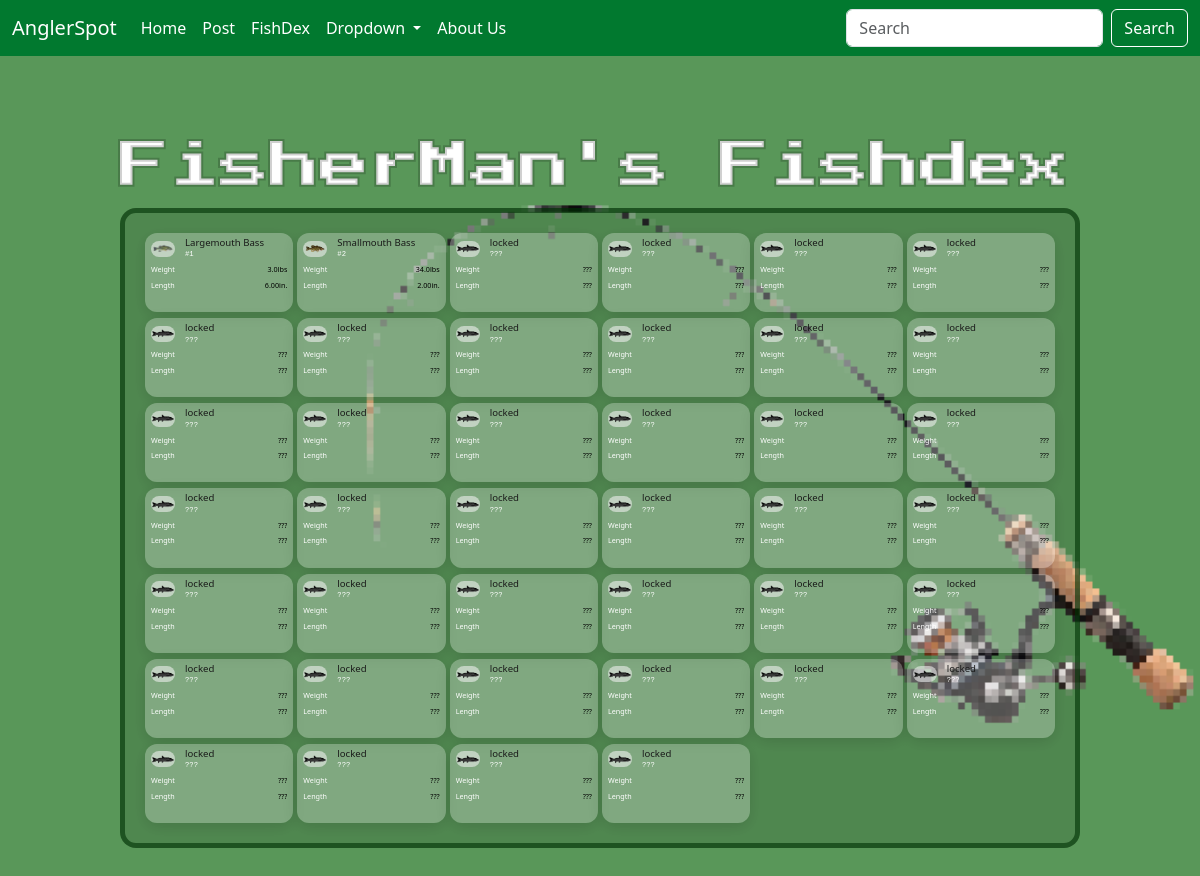
/fishdex/1/, run on an earlier commit of the app's database.
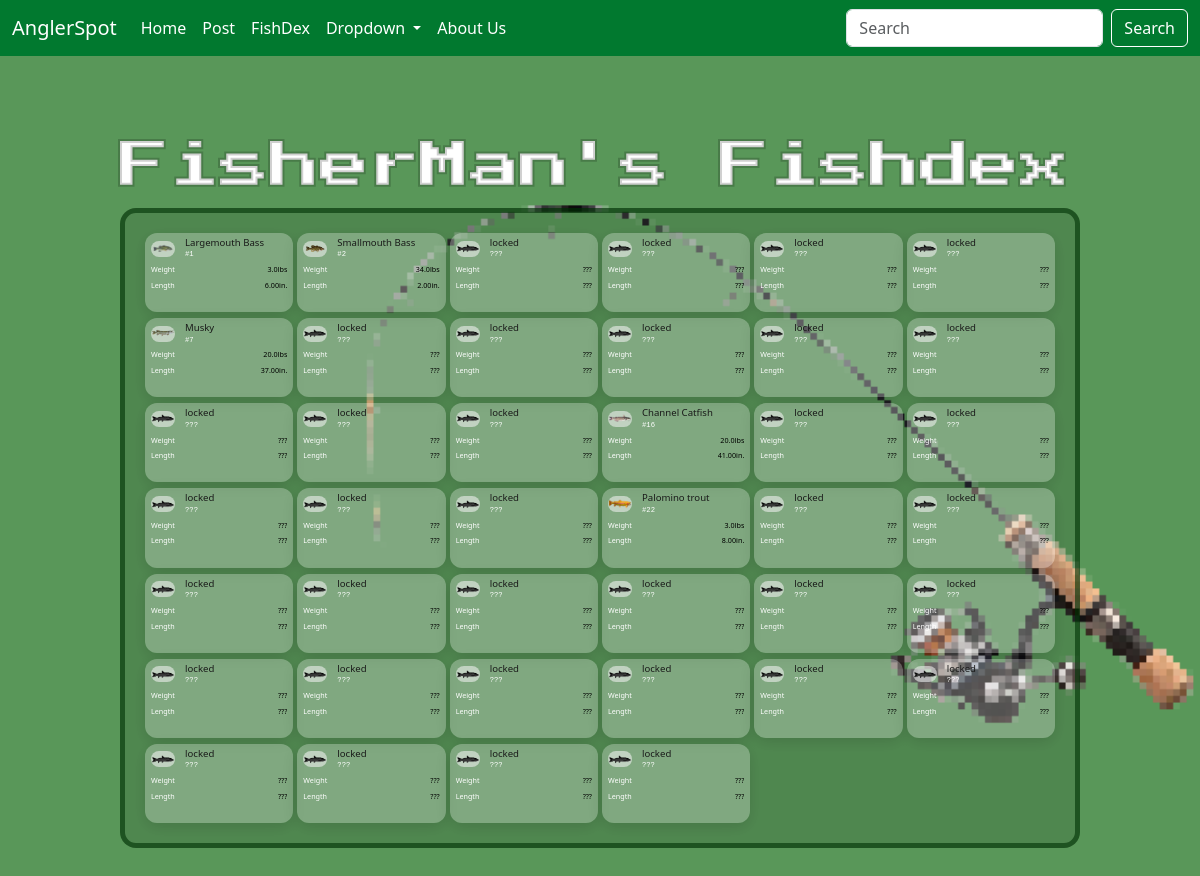
And on a later commit of the database.
### angler/models/user.py (models this page shows, shortened)
class User(AbstractUser):
    is_private = models.BooleanField(default=False)
    points = models.PositiveIntegerField(default=0) #previous idea have a cap on points validators=[MaxValueValidator(5000)]
    @property
    def get_profile_name(self):
        return Profile.objects.get(user=self).profile_name

class Profile(models.Model):
    user = models.OneToOneField(User, on_delete=models.CASCADE)
    profile_image = models.ImageField(default='default_profile_img.jpg', upload_to='profile_img/', null=False, blank=True)
    profile_name = models.CharField(max_length=16, blank=True)
    bio = models.TextField(max_length=500, blank=True)

### angler/models/fish.py (models this page shows, shortened)
class FishEntry(models.Model):
    fish = models.ForeignKey(Fish, on_delete=models.CASCADE)
    fish_dex = models.ForeignKey(FishDex, on_delete=models.CASCADE)
    entry_weight = models.DecimalField(max_digits=5, decimal_places=1)
    entry_length = models.DecimalField(max_digits=5, decimal_places=2)
    fish_dex_image = models.ImageField(upload_to='fishdex_img/', blank=True)
    tackle = models.ForeignKey(RodAndReel, null=True, blank=True, on_delete=models.SET_NULL)
    lure = models.ForeignKey(Lure, null=True, blank=True, on_delete=models.SET_NULL)
    caught_at = models.DateTimeField(auto_now=True)
    class Meta:
        unique_together = ('fish', 'fish_dex')

class Fish(models.Model):
    name = models.CharField(max_length=100, unique=True)
    fish_group = models.CharField(max_length=100, blank=True) #i.e bass is the group and the fish name would be large mouth bass
    weight = models.DecimalField(max_digits=5, decimal_places=1) # i.e 1230.9
    length = models.DecimalField(max_digits=5, decimal_places=2) # standard unnit will be inches (form will accept feet and or inches then convert to inches) i.e 234.43
    shiny = models.BooleanField(default=False)
    fish_avatar = models.ImageField(upload_to=content_file_name) #will be stock image for type of fish

### angler/views/fish_dex.py (the view)
# urls.py: path('fishdex/<int:user_id>/', FishDexView.as_view(), name='fishdex'),
class FishDexView(View):
    def get (self, request, user_id):
        user = get_object_or_404(User, id=user_id)
        fish_entries = FishEntry.objects.filter(fish_dex=FishDex.objects.get(user_id=user_id))
        locked_fish = Fish.objects.exclude(id__in=fish_entries.values_list('fish_id'))
        all_fish = Fish.objects.all()
        print('total fish: ',all_fish.count())
        context = { 'user':user,
                    'fish_entries':fish_entries,
                    'locked_fish':locked_fish,
                    'all_fish':all_fish}
        return render(request, 'angler/fishdex/fish_dex.html', context)

### angler/templates/angler/fishdex/fish_dex.html (shortened to what this page needs)
{% extends 'angler/base.html'%}
{% block content %}
<body class="app-page">
    <div class="title-row">
        <h2 class="section-title">{{user.get_profile_name}}'s Fishdex</h2>
    </div>
    <div class="practice-box2">
        <div class="obj-grid">
            {% for fish in all_fish %}
                {% for entry in fish_entries %}
                    {% if entry.fish.name == fish.name %}
                        <a href="{% url 'fishdex_detail' fishdex_id=entry.fish_dex.id fish_entry_id=entry.id %}" class="obj-card">
                            <div class="card-header">
                            <img class="obj-img" src="{{ entry.fish.fish_avatar.url }}" alt="{{ obj.name }}" />
                            <div class="card-header-text">
                                <span class="obj-name">{{ entry.fish.name }}</span>
                                <span class="obj-id">#{{ fish.id }}</span>
                            </div>
                            </div>
                            <div class="card-fields">
                            <div class="field-row">
                                <span class="field-label">Weight</span>
                                <span class="field-value">{{ entry.entry_weight }}lbs</span>
                            </div>
                            <div class="field-row">
                                <span class="field-label">Length</span>
                                <span class="field-value">{{ entry.entry_length }}in.</span>
                            </div>
                            </div>
                        </a>
                    {% endif %}
                {% endfor %}
                    {% if fish in locked_fish %}
                        <a aria-disabled="true" class="obj-card">
                            <div class="card-header">
                            <img class="obj-img" src="{{MEDIA_URL}}fish/locked-fish.png" alt="{{ obj.name }}" />
                            <div class="card-header-text">
                                <span class="obj-name">locked</span>
                                <span class="obj-id">???</span>
                            </div>
                            </div>
                            <div class="card-fields">
                            <div class="field-row">
                                <span class="field-label">Weight</span>
                                <span class="field-value">???</span>
                            </div>
                            <div class="field-row">
                                <span class="field-label">Length</span>
                                <span class="field-value">???</span>
                            </div>
                            </div>
                        </a>
                    {% endif %}
        {% endfor %}
        </div>
    </div>
</body>
{% endblock %}

### angler/templates/angler/base.html (shortened to what this page needs)
{% load static %}
<!doctype html>
<html lang="en">
  <head>
    <link href="https://cdn.jsdelivr.net/npm/bootstrap@5.3.8/dist/css/bootstrap.min.css" rel="stylesheet">
    <link rel="stylesheet" href="{% static 'css/registration.css' %}">
    <link rel="stylesheet" href="{% static 'css/style.css' %}">
  </head>
  <body>
    <nav class="navbar navbar-expand-lg bg-body-tertiary">
    <div class="container-fluid">
        <a class="navbar-brand" href="#">AnglerSpot</a>
        <div class="collapse navbar-collapse" id="navbarSupportedContent">
        <ul class="navbar-nav me-auto mb-2 mb-lg-0">
            {% if user.is_authenticated %}
                <li class="nav-item">
                <a class="nav-link active" aria-current="page" href="{% url 'home_feed'%}">Home</a>
                </li>
                <li class="nav-item">
                <a class="nav-link active" href="{% url 'post_create'  %}">Post</a>
                </li>
                <li class="nav-item">
                <a class="nav-link" href="{% url 'fishdex' user_id=request.user.id %}">FishDex</a>
                </li>
                <li class="nav-item dropdown">
                <a class="nav-link dropdown-toggle" href="#" role="button" data-bs-toggle="dropdown" aria-expanded="false">
                    Dropdown
                </a>
                </li>
                <li class="nav-item">
                <a class="nav-link active" aria-current="page" href="{% url 'about'%}">About Us</a>
                </li>
            {% endif %}
        </ul>
        <form class="d-flex" role="search" method="POST" action="{% url 'search' %}">
            <input class="form-control me-2" type="search" placeholder="Search" aria-label="Search" name="searched"/>
            <button class="btn btn-outline-success" type="submit">Search</button>
        </form>
        </div>
    </div>
    </nav>
  </body>
  {% block content %}
  {% endblock %}
</html>

### angler/static/css/style.css (style rules this page uses)
a { text-decoration: none; color: green; }
img { background: transparent; }
button { background: none; border: 2.25px solid #0000004d; border-radius: 20px; padding: 5px 10px; cursor: pointer; }
body.app-page { background-image: url("../icons/rod.png"); background-repeat: no-repeat; background-size: 70%; background-position: right center; background-attachment: fixed; }
.practice-box2 { position: relative; width: 80vw; height: 80vh; border: 5px solid #0133059d; margin: 0 auto 10vh; box-sizing: border-box; padding: 20px; border-radius: 16px; overflow: hidden; background-color: #0000001a; }
.obj-grid { display: grid; grid-template-columns: repeat(6, 1fr); grid-auto-rows: 1fr; gap: .5vw .5vh; height: 100%; width: 100%; align-content: stretch; box-sizing: border-box; }
.obj-card { min-height: 0; box-sizing: border-box; box-shadow: 0px 4px 15px rgba(0, 0, 0, 0.13); background: rgba(255, 255, 255, 0.274); border: 1.5px solid var(--color-border-tertiary); border-radius: 12px; padding: 0.5vh 0.5vw; display: flex; flex-direction: column; gap: 0.5vh; cursor: pointer; text-decoration: none; color: inherit; overflow: hidden; transition: border-color 0.15s, background 0.15s, transform 0.1s; }
.card-header { display: flex; align-items: center; gap: 10px; }
.card-header-text { min-width: 0; display: flex; flex-direction: column; }
.obj-img { width: 2vw; height: 2vh; border-radius: 8px; object-fit: contain; flex-shrink: 0; background: #f1f1f194; }
.obj-name { font-size: 0.8vw; font-weight: 500; white-space: nowrap; overflow: hidden; text-overflow: ellipsis; line-height: 1.3; color: #1a1a1a; }
.obj-id { font-size: 0.6vw; color: #ffffff; font-family: monospace; }
.card-fields { display: flex; flex-direction: column; gap: 5px; }
.field-row { display: flex; justify-content: space-between; align-items: center; gap: 6px; }
.field-label { font-size: 0.6vw; color: #ffffff; white-space: nowrap; }
.field-value { font-size: 0.6vw; color: #000000; text-align: right; white-space: nowrap; overflow: hidden; text-overflow: ellipsis; max-width: 90px; }
.title-row { width: 80vw; margin: 10vh auto 12px; display: flex; align-items: center; justify-content: space-between; }
.section-title { width: 80vw; margin: 0; font-size: 50px; font-weight: 500; font-family: 'Press Start 2P'; color: #ffffff; -webkit-text-stroke: 4px #0000002f; }
.navbar { background-color: #01792f !important; }
.navbar-nav .nav-link { color: #ffffff !important; }
.navbar-brand { color: #ffffff !important; }
.navbar .btn-outline-success { border-color: #ffffff; color: #ffffff; }
body { background-color: #599759; }

What changed in the data, as far as the page shows it:
added FishEntry: fish.fish_avatar (picture), fish.name "Musky", {{ fish.id }} "7", entry_weight "20.0", entry_length "37.00", shown under Fish (number 7 of 40 on the later page)
added FishEntry: fish.fish_avatar (picture), fish.name "Channel Catfish", {{ fish.id }} "16", entry_weight "20.0", entry_length "41.00", shown under Fish (number 16 of 40 on the later page)
added FishEntry: fish.fish_avatar (picture), fish.name "Palomino trout", {{ fish.id }} "22", entry_weight "3.0", entry_length "8.00", shown under Fish (number 22 of 40 on the later page)
